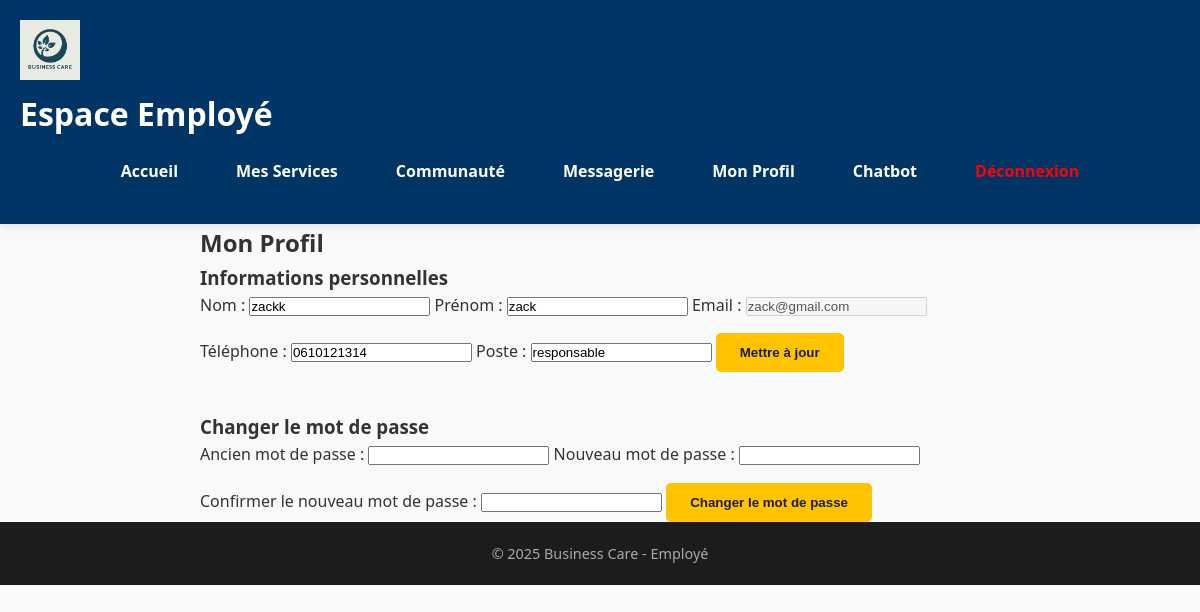
Page /employee/profile.php (signed in) on the committed database.
### tables this page shows
CREATE TABLE `users` (
  `id` int(11) NOT NULL,
  `company_id` int(11) DEFAULT NULL,
  `name` varchar(100) NOT NULL,
  `firstname` varchar(100) DEFAULT NULL,
  `email` varchar(100) NOT NULL,
  `phone` varchar(20) DEFAULT NULL,
  `password` varchar(255) NOT NULL,
  `role` enum('admin','client','employee','provider') NOT NULL,
  `position` varchar(100) DEFAULT NULL,
  `status` enum('pending','approved','rejected') DEFAULT 'pending',
  `created_at` timestamp NOT NULL DEFAULT CURRENT_TIMESTAMP,
  `archive_reason` text,
  `first_login` tinyint(1) DEFAULT '1'
);

### employee/profile.php (the view, shortened to what this page needs)
<?php
include 'includes/header.php';
$user_id = $_SESSION['user_id'];
$stmt = $pdo->prepare("SELECT name, firstname, email, phone, position, created_at FROM users WHERE id = ?");
$stmt->execute([$user_id]);
$user = $stmt->fetch();
?>
<main class="form-section" style="max-width: 800px; margin: auto;">
    <h2>Mon Profil</h2>
    <form method="POST" style="margin-bottom: 40px;">
        <h3>Informations personnelles</h3>
        <label>Nom :</label>
        <input type="text" name="name" value="<?= htmlspecialchars($user['name']) ?>" required>
        <label>Prénom :</label>
        <input type="text" name="firstname" value="<?= htmlspecialchars($user['firstname']) ?>" required>
        <label>Email :</label>
        <input type="email" value="<?= htmlspecialchars($user['email']) ?>" disabled>
        <label>Téléphone :</label>
        <input type="text" name="phone" value="<?= htmlspecialchars($user['phone']) ?>">
        <label>Poste :</label>
        <input type="text" name="position" value="<?= htmlspecialchars($user['position']) ?>">
        <button type="submit" name="update_info" class="cta-button" style="margin-top: 15px;">Mettre à jour</button>
    </form>
    <form method="POST">
        <h3>Changer le mot de passe</h3>
        <label>Ancien mot de passe :</label>
        <input type="password" name="old_password" required>
        <label>Nouveau mot de passe :</label>
        <input type="password" name="new_password" required>
        <label>Confirmer le nouveau mot de passe :</label>
        <input type="password" name="confirm_password" required>
        <button type="submit" name="update_password" class="cta-button" style="margin-top: 15px;">Changer le mot de passe</button>
    </form>
</main>
<?php include 'includes/footer.php'; ?>

### assets/css/style.css (style rules this page uses)
* { margin: 0; padding: 0; box-sizing: border-box; }
:root { --primary: #003566; --secondary: #ffc300; --light: #f8f9fa; --dark: #1c1c1c; --text: #333; --accent: #0077b6; }
html, body { height: 100%; display: flex; flex-direction: column; }
body { font-family: 'Segoe UI', Tahoma, Geneva, Verdana, sans-serif; background-color: var(--light); color: var(--text); line-height: 1.6; }
.cta-button { background-color: var(--secondary); color: var(--dark); padding: 12px 24px; border: none; text-decoration: none; font-weight: bold; border-radius: 5px; transition: background 0.3s ease; }

### rows in the picture
users: name "zackk", firstname "zack", email "zack@gmail.com", phone "0610121314", position "responsable"
